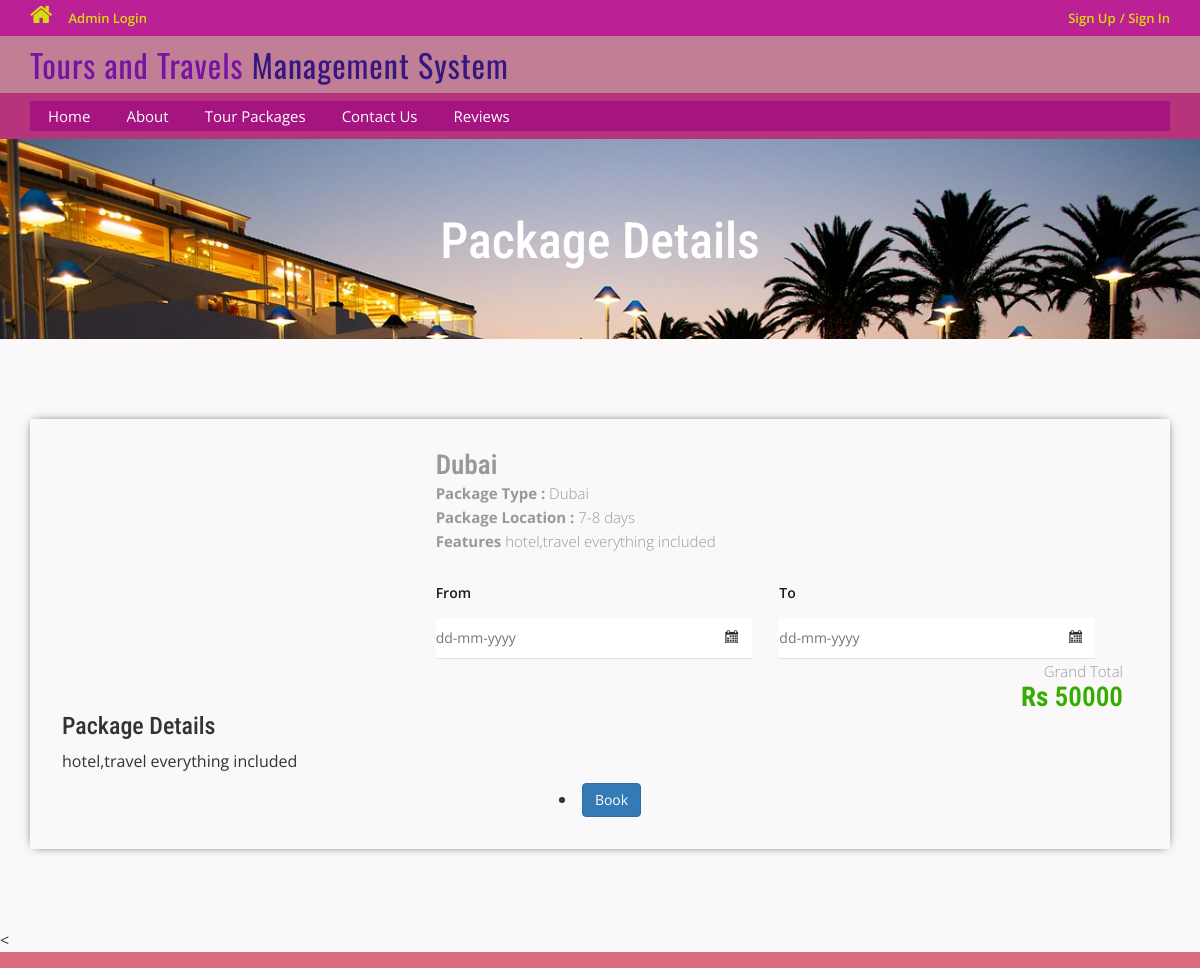
Screenshot of /Codes/package-details.php?pkgid=3 with the database file from the repository.
### tables this page shows
CREATE TABLE `tbltourpackages` (
  `PackageId` int(11) NOT NULL,
  `PackageName` varchar(200) DEFAULT NULL,
  `PackageType` varchar(150) DEFAULT NULL,
  `PackageLocation` varchar(100) DEFAULT NULL,
  `PackagePrice` int(11) DEFAULT NULL,
  `PackageFetures` varchar(255) DEFAULT NULL,
  `PackageDetails` mediumtext DEFAULT NULL,
  `PackageImage` varchar(100) DEFAULT NULL,
  `Creationdate` timestamp NULL DEFAULT current_timestamp(),
  `UpdationDate` timestamp NULL DEFAULT NULL ON UPDATE current_timestamp()
);

### Codes/package-details.php (the view, shortened to what this page needs)
<?php
include('includes/config.php');
?>
<!DOCTYPE HTML>
<html>
<head>
<link href="css/bootstrap.css" rel='stylesheet' type='text/css' />
<link href="css/style.css" rel='stylesheet' type='text/css' />
<link href="css/font-awesome.css" rel="stylesheet">
<link href="css/animate.css" rel="stylesheet" type="text/css" media="all">
<link rel="stylesheet" href="css/jquery-ui.css" />
</head>
<body>
<?php include('includes/header.php');?>
<div class="banner-3">
	<div class="container">
		<h1 class="wow zoomIn animated animated" data-wow-delay=".5s" style="visibility: visible; animation-delay: 0.5s; animation-name: zoomIn;">	Package Details</h1>
	</div>
</div>
<div class="selectroom">
	<div class="container">
<?php
$pid=intval($_GET['pkgid']);
$sql = "SELECT * from tbltourpackages where PackageId=:pid";
$query = $dbh->prepare($sql);
$query -> bindParam(':pid', $pid, PDO::PARAM_STR);
$query->execute();
$results=$query->fetchAll(PDO::FETCH_OBJ);
if($query->rowCount() > 0)
{
foreach($results as $result)
{	?>
<form name="book" method="post">
		<div class="selectroom_top">
			<div class="col-md-4 selectroom_left wow fadeInLeft animated" data-wow-delay=".5s">
			</div>
			<div class="col-md-8 selectroom_right wow fadeInRight animated" data-wow-delay=".5s">
				<h2><?php echo htmlentities($result->PackageName);?></h2>
				<p><b>Package Type :</b> <?php echo htmlentities($result->PackageType);?></p>
				<p><b>Package Location :</b> <?php echo htmlentities($result->PackageLocation);?></p>
					<p><b>Features</b> <?php echo htmlentities($result->PackageFetures);?></p>
					<div class="ban-bottom">
				<div class="bnr-right">
				<label class="inputLabel">From</label>
				<input class="date" id="datepicker" type="text" placeholder="dd-mm-yyyy"  name="fromdate" required="">
			</div>
			<div class="bnr-right">
				<label class="inputLabel">To</label>
				<input class="date" id="datepicker1" type="text" placeholder="dd-mm-yyyy" name="todate" required="">
			</div>
			</div>
				<div class="grand">
					<p>Grand Total</p>
					<h3><b>Rs</b> <?php echo htmlentities($result->PackagePrice);?></h3>
				</div>
			</div>
		<h3>Package Details</h3>
				<p style="padding-top: 1%"><?php echo htmlentities($result->PackageDetails);?> </p>
				<?php if($_SESSION['login'])
					{?>
						<li class="spe" align="center">
					<button type="submit" name="submit2" class="btn-primary btn">Book</button>
						</li>
						<?php } else {?>
							<li class="sigi" align="center" style="margin-top: 1%">
							<a href="#" data-toggle="modal" data-target="#myModal4" class="btn-primary btn" > Book</a></li>
							<?php } ?>
		</div>
		</div>
<?php }} ?>
	</div>
<
<?php include('includes/footer.php');?>
</body>
</html>

### rows the page displays
tbltourpackages: PackageName "Dubai", PackageType "Dubai", PackageLocation "7-8 days", PackageFetures "hotel,travel everything included", PackagePrice "50000", PackageDetails "hotel,travel everything included"
